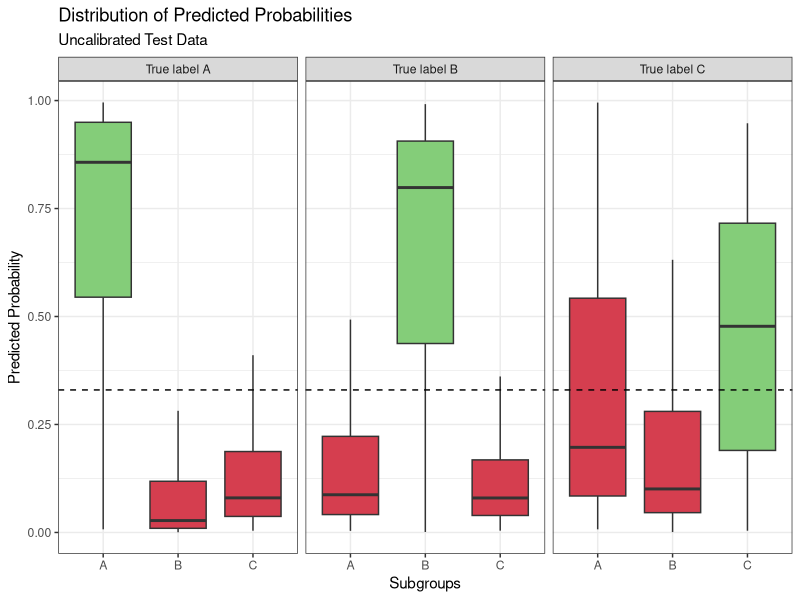

Generate this figure with R:
## Code to create a boxplot of predicted probabilities for uncalibrated test data (20k dataset)

#Importing necessary libraries and data
library(tidyverse)
library(ggplot2)
uncalibrated <- read_csv("../results/testUncalibrated.csv")

#Setting colors for the chart
correctColors <- c("FALSE" = "#D53E4FFF", "TRUE" = "#84cd79")

boxChartDots <- function(df, title, subtitle){
  df_long <- df |>
    rename("A" = prob_class_A,
           "B" = prob_class_B,
           "C" = prob_class_C) |>
    pivot_longer(cols = A:C,
                 names_to = "group",
                 values_to = "prob")
  
  ggplot(data = df_long, aes(x = group, y = prob)) +
    geom_boxplot(outliers = FALSE, 
                 aes(fill = as.factor(group == actual_label))) +
    facet_wrap(~actual_label, labeller = labeller(actual_label = 
                                                    c("A" = "True label A",
                                                      "B" = "True label B",
                                                      "C" = "True label C"))) +
    theme_bw() +
    labs(x = "Subgroups",
         y = "Predicted Probability",
         title = title,
         subtitle = subtitle) +
    scale_fill_manual(values = correctColors) +
    theme(legend.position = "none") +
    geom_hline(yintercept = .33, linetype = 'dashed')
}

plot <- boxChartDots(uncalibrated, "Distribution of Predicted Probabilities", "Uncalibrated Test Data")

ggsave("figure3.png", plot, width = 9, height = 6)
